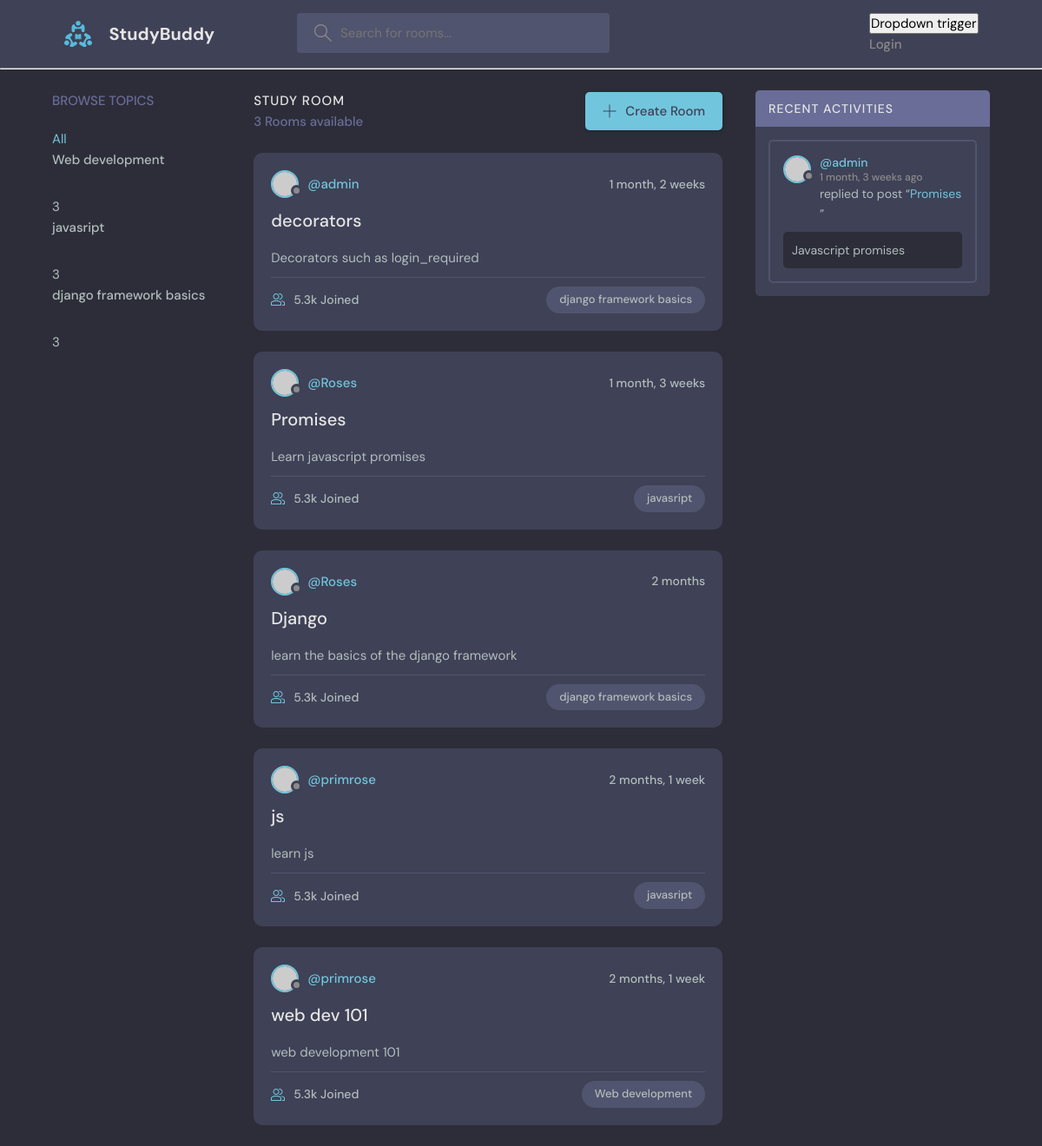
The app's page /, older data.
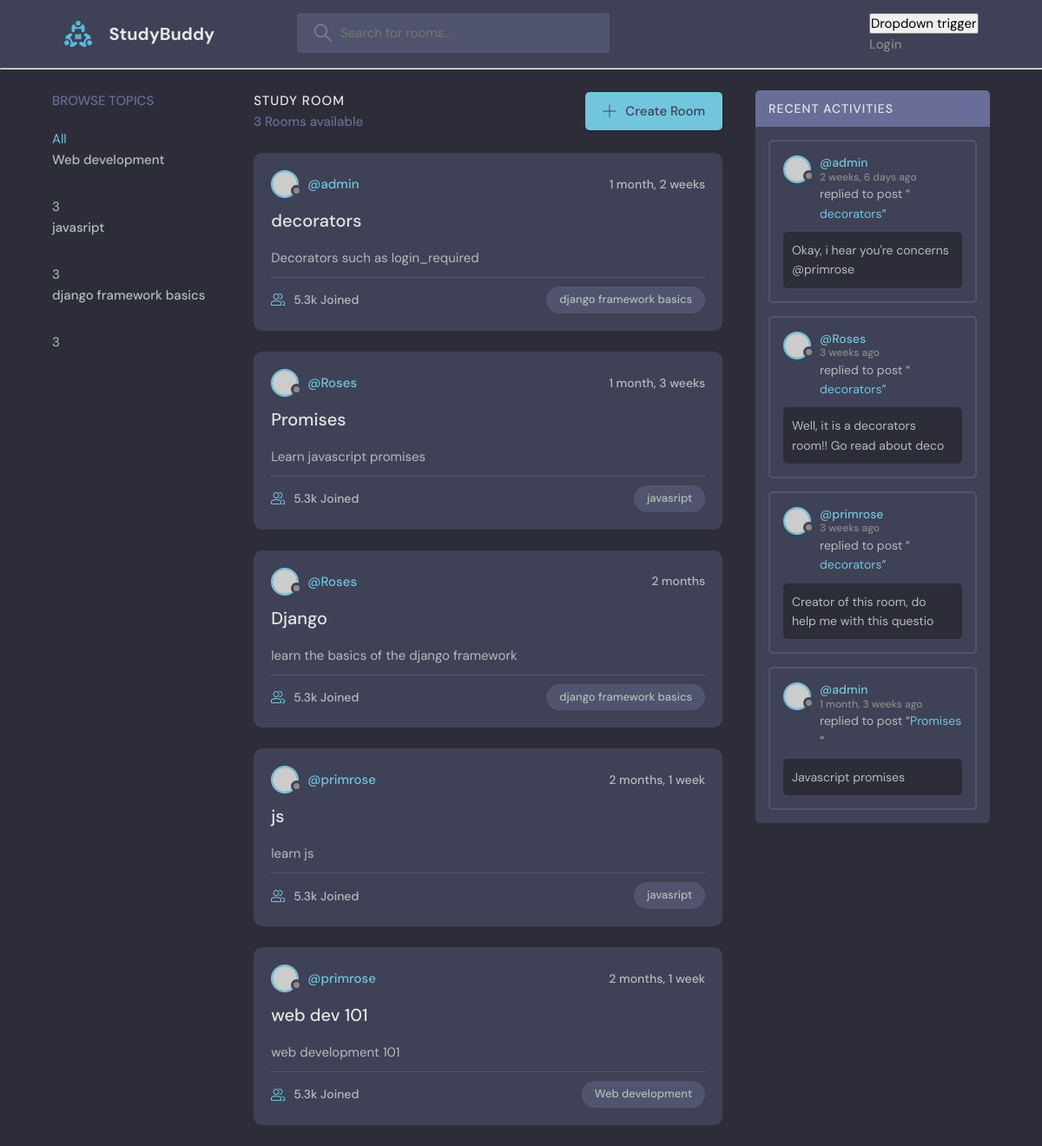
The same page, newer data.
### base/models.py (models this page shows, shortened)
class Topic(models.Model):
    title = models.CharField(max_length=50)

class Rooms(models.Model):
    host = models.ForeignKey(User, on_delete=models.SET_NULL, null=True)
    topic =  models.ForeignKey('Topic', on_delete=models.SET_NULL, null=True) #'' around Topic cause topic is below and not above the room classs
    name = models.CharField(max_length=20)
    participants = models.ManyToManyField(User,related_name='participants', blank=True)
    description = models.TextField()
    updated_at = models.DateTimeField(auto_now=True)
    created_at = DateTimeField(auto_now_add=True) #takes timestamp at creation only
    class Meta:
        ordering = ['-updated_at','-created_at']  #ensure that the most recent room appears at the top
    def __str__(self):
        return self.name

class Message(models.Model):
    user = models.ForeignKey(User, on_delete=models.CASCADE)
    room = models.ForeignKey(Rooms, on_delete=models.CASCADE)
    body = models.TextField( )
    updated_at = models.DateTimeField(auto_now=True)
    created_at = DateTimeField(auto_now_add=True) #takes timestamp at creation only
    class Meta:
        ordering = ['-updated_at','-created_at']  #ensure that the most recent message appears at the top
    def __str__(self):
        return self.body[0:50] #converts an object into a string

### base/views.py (the view)
# urls.py: path('',views.home, name='home' ),
def home(request):
    query = request.GET.get('query') if request.GET.get(
        'query') != None else ''
    therooms = Rooms.objects.all()
    rooms = Rooms.objects.filter(
        Q(topic__title__icontains=query) |
        Q(description__icontains=query)
    )  # contains - if serach has any similar character,
    topics = Topic.objects.all()
    topics = Topic.objects.filter(Q(title__icontains=query))
    room_count = topics.count()
    room_messages = Message.objects.filter(Q(room__topic__title__icontains=query))[0:5] #limiting the number of object returned and adding a filter
    context = {"rooms": rooms, "topics": topics, "room_count": room_count,"room_messages":room_messages}
    return render(request, 'index.html', context)

### templates/index.html (shortened to what this page needs)
{% extends 'main.html' %}
{% load static %}
{% block content %}
    <main class="layout layout--3">
      <div class="container">
        <div class="topics">
          <div class="topics__header">
            <h2>Browse Topics</h2>
          </div>
          {% include 'topic-component.html' %}
        </div>
        <div class="roomList">
          <div class="roomList__header">
            <div>
              <h2>Study Room</h2>
              <p>{{ room_count }} Rooms available</p>
            </div>
            <a class="btn btn--main" href="{% url 'create_room' %}">
              <svg version="1.1" xmlns="http://www.w3.org/2000/svg" width="32" height="32" viewBox="0 0 32 32">
                <title>add</title>
                <path
                  d="M16.943 0.943h-1.885v14.115h-14.115v1.885h14.115v14.115h1.885v-14.115h14.115v-1.885h-14.115v-14.115z"
                ></path>
              </svg>
              Create Room
            </a>
          </div>
          {% for room in rooms %}
          <div class="roomListRoom">
            <div class="roomListRoom__header">
              <a href="{% url 'user-profile' room.host.id  %}" class="roomListRoom__author">
                <div class="avatar avatar--small">
                  <img src="https://randomuser.me/api/portraits/women/11.jpg" />
                </div>
                <span>@{{ room.host.username }}</span>
              </a>
              <div class="roomListRoom__actions">
                <span>{{ room.created_at|timesince }}</span>
              </div>
            </div>
            <div class="roomListRoom__content">
              <a href="{% url 'room' room.id %}">{{ room.name }}</a>
              <p>
                {{ room.description }}
              </p>
            </div>
            <div class="roomListRoom__meta">
              <a href="room.html" class="roomListRoom__joined">
                5.3k Joined
              </a>
              <p class="roomListRoom__topic">{{ room.topic.title }}</p>
            </div>
          </div>
          {% endfor %}
        </div>
        <div class="activities">
          <div class="activities__header">
            <h2>Recent Activities</h2>
          </div>
          {% for room_message in room_messages %}
          <div class="activities__box">
            <div class="activities__boxHeader roomListRoom__header">
              <a href="{% url 'user-profile' room_message.user.id %}" class="roomListRoom__author">
                <div class="avatar avatar--small">
                  <img src="https://randomuser.me/api/portraits/women/11.jpg" />
                </div>
                <p>
                  @{{ room_message.user.username}}
                  <span>{{  room_message.created_at|timesince  }} ago</span>
                </p>
              </a>
            </div>
            <div class="activities__boxContent">
              <p>replied to post “<a href="{% url 'room' room_message.id %}">{{ room_message.room }}</a>”</p>
              <div class="activities__boxRoomContent">
                {{ room_message }}
              </div>
            </div>
          </div>
         {% endfor %}
        </div>
      </div>
    </main>
{% endblock content %}

### templates/topic-component.html
<a href="{% url 'home' %}">All</a>
{% for topic in topics %}
<div>
   <ul class="topics__list">
            <li>
              <a href="{% url 'home' %}?query={{ topic.title }} ">{{ topic.title }}</a><span>{{ room_count }}</span>
            </li>
          </ul>
</div>
{% endfor %}

Row changes from the older to the newer data that the page shows:
added Message: user.username "admin", created_at "2 weeks, 6 days", room "decorators", body "Okay, i hear you're concerns @primrose"
added Message: user.username "Roses", created_at "3 weeks", room "decorators", body "Well, it is a decorators room!! Go read about deco"
added Message: user.username "primrose", created_at "3 weeks", room "decorators", body "Creator of this room, do help me with this questio"
